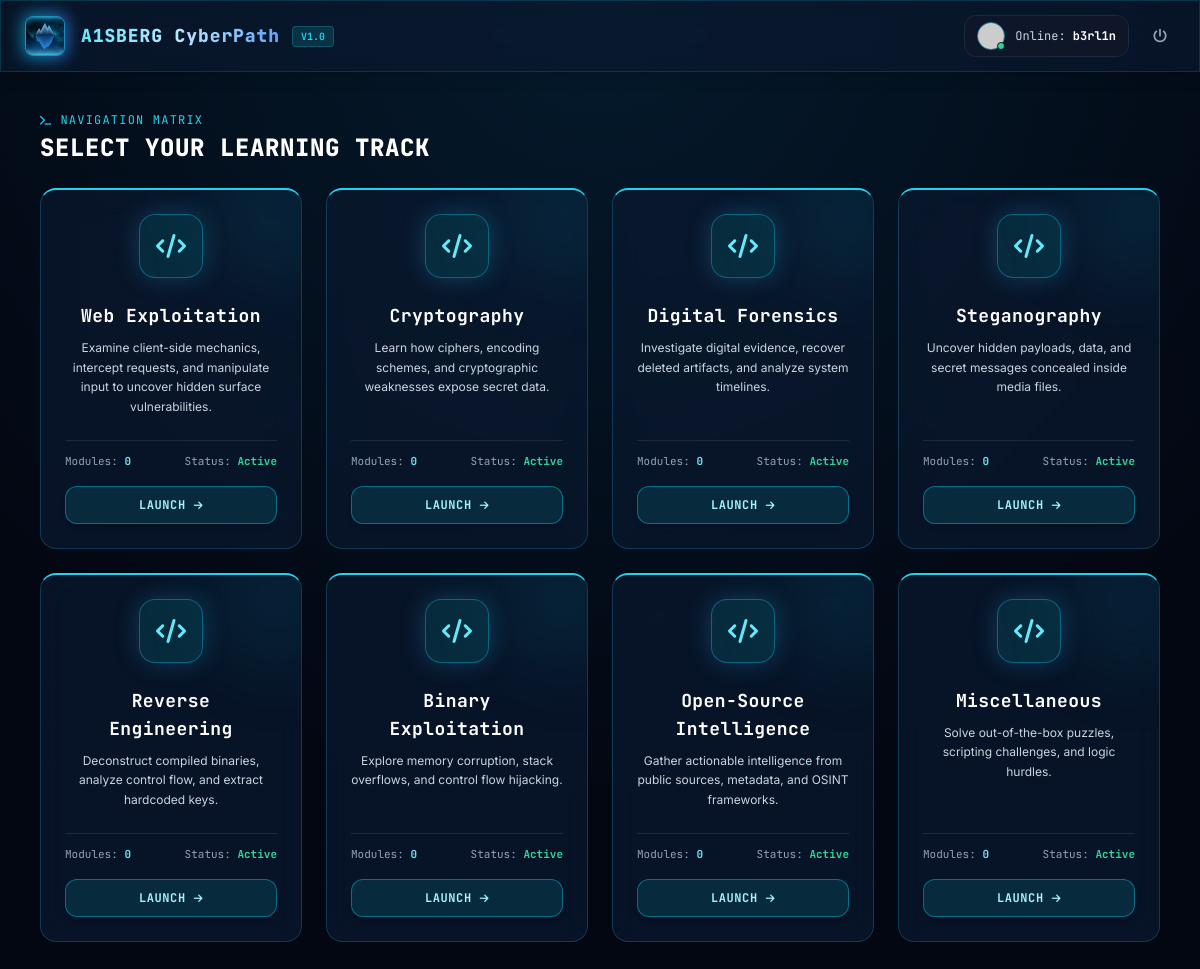
Screenshot of / (signed in) with the database file from the repository.
### app.py (models this page shows)
class Category(db.Model):
    id = db.Column(db.Integer, primary_key=True)
    slug = db.Column(db.String(50), unique=True, nullable=False)
    name = db.Column(db.String(100), nullable=False)
    description = db.Column(db.Text)
    challenges = db.relationship('Challenge', backref='category', lazy=True)

### app.py (the view)
@app.route('/')
@login_required
def home():
    categories = Category.query.all()
    return render_template('index.html', categories=categories)

### app.py (called while the page is built)
def login_required(f):
    @wraps(f)
    def decorated_function(*args, **kwargs):
        if 'user_id' not in session:
            return redirect(url_for('login'))
        request.user_id = session['user_id']
        return f(*args, **kwargs)
    return decorated_function

### templates/index.html (shortened to what this page needs)
<!DOCTYPE html>
<html lang="en" class="h-full">
<head>
    <script src="https://cdn.tailwindcss.com"></script>
    <link rel="stylesheet" href="https://cdnjs.cloudflare.com/ajax/libs/font-awesome/6.4.0/css/all.min.css">
</head>
<body class="h-full flex flex-col font-sans antialiased overflow-x-hidden selection:bg-cyan-500 selection:text-black">
    <header class="glass-card border-b border-cyan-500/20 px-6 py-3.5 flex justify-between items-center shadow-lg">
        <div class="flex items-center gap-4">
            <div class="relative">
                <img src="{{ url_for('static', filename='profile.jpg') }}"
                    alt="A1SBERG Logo"
                    class="relative h-10 w-10 object-cover rounded-lg border border-cyan-400/50">
            </div>
            <div class="flex items-center gap-3">
                <h1 class="text-base sm:text-lg font-extrabold tracking-wider font-mono text-cyan-300"
                    style="background: linear-gradient(to right, #67e8f9, #bae6fd, #60a5fa);
                        -webkit-background-clip: text;
                        background-clip: text;
                        -webkit-text-fill-color: transparent;">
                    A1SBERG CyberPath
                </h1>
                <span class="text-[10px] uppercase font-mono px-2 py-0.5 rounded bg-cyan-950 text-cyan-400 border border-cyan-800/80 font-semibold">v1.0</span>
            </div>
        </div>
        <div class="flex items-center gap-4">
            <div class="hidden md:flex items-center gap-2.5 bg-slate-900/90 px-3 py-1.5 rounded-xl border border-slate-800 text-xs font-mono">
                <div class="relative">
                    <img src="https://placehold.co/32x32/0a192f/38bdf8?text=A1S"
                        alt="Avatar"
                        class="w-7 h-7 rounded-full border border-cyan-400/60 object-cover">
                    <span class="absolute bottom-0 right-0 w-2 h-2 rounded-full bg-emerald-400 border border-slate-900 pulse-cyan"></span>
                </div>
                <span class="text-slate-300">Online: <strong class="text-white">{{ session.username if session.username else 'Operative' }}</strong></span>
            </div>
            <a href="/logout" title="Disconnect Session" class="text-slate-400 hover:text-cyan-400 transition-colors p-2 text-xs font-mono">
                <i class="fa-solid fa-power-off text-sm"></i>
            </a>
        </div>
    </header>
    <div class="flex flex-1 overflow-hidden">
        <main class="flex-1 overflow-y-auto p-6 lg:p-10 space-y-6">
            <div>
                <h3 class="text-xs font-mono uppercase tracking-widest text-cyan-400 mb-1 flex items-center gap-2">
                    <i class="fa-solid fa-terminal text-[10px]"></i> Navigation Matrix
                </h3>
                <h2 class="text-2xl font-extrabold text-white font-mono tracking-wide">
                    SELECT YOUR LEARNING TRACK
                </h2>
            </div>
            <div class="grid grid-cols-1 sm:grid-cols-2 lg:grid-cols-4 gap-6">
                {% for category in categories %}
                <div class="glass-card glass-card-hover rounded-2xl p-6 flex flex-col justify-between group relative overflow-hidden border-t-2 border-t-cyan-400">
                    <div class="absolute -right-10 -top-10 w-32 h-32 bg-cyan-500/10 rounded-full blur-2xl group-hover:bg-cyan-500/20 transition-all"></div>
                    <div>
                        <div class="flex justify-center mb-6">
                            <div class="w-16 h-16 rounded-2xl bg-cyan-950/80 border border-cyan-700/80 flex items-center justify-center text-cyan-300 shadow-ice-glow group-hover:scale-105 transition-transform">
                                <i class="fa-solid fa-code text-2xl"></i>
                            </div>
                        </div>
                        <h3 class="text-lg font-bold text-white text-center font-mono mb-2 tracking-wide">
                            {{ category.name }}
                        </h3>
                        <p class="text-xs text-slate-300 text-center leading-relaxed mb-6 font-sans">
                            {{ category.description }}
                        </p>
                    </div>
                    <div>
                        <div class="flex justify-between items-center text-[11px] font-mono text-slate-400 border-t border-slate-800 pt-3 mb-4">
                            <span>Modules: <strong class="text-cyan-300">{{ category.challenges|length }}</strong></span>
                            <span>Status: <strong class="text-emerald-400">Active</strong></span>
                        </div>
                        <a href="{{ url_for('category_page', slug=category.slug) }}"
                        class="w-full bg-cyan-950/80 hover:bg-cyan-600 text-cyan-200 hover:text-white font-mono font-bold py-2.5 rounded-xl border border-cyan-500/50 transition-all shadow-md text-xs tracking-wider uppercase flex items-center justify-center gap-2 group cursor-pointer">
                            <span>LAUNCH</span>
                            <i class="fa-solid fa-arrow-right text-[10px] group-hover:translate-x-1 transition-transform"></i>
                        </a>
                    </div>
                </div>
                {% endfor %}
            </div>
        </main>
    </div>
</body>
</html>

### templates/index.html (style rules this page uses)
body { background-color: #030712; background-image: radial-gradient(circle at 50% 0%, rgba(14, 165, 233, 0.12), transparent 70%), linear-gradient(to bottom, rgba(3, 7, 18, 0.9), rgba(3, 7, 18, 0.98)), linear-gradient(rgba(56, 189, 248, 0.02) 1px, transparent 1px), linear-gradient(90deg, rgba(56, 189, 248, 0.02) 1px, transparent 1px); background-size: 100% 100%, 100% 100%, 40px 40px, 40px 40px; color: #f1f5f9; }
.glass-card { background: rgba(10, 25, 47, 0.70); backdrop-filter: blur(14px); -webkit-backdrop-filter: blur(14px); border: 1px solid rgba(56, 189, 248, 0.22); }
.glass-card-hover { transition: all 0.3s cubic-bezier(0.4, 0, 0.2, 1); }
.pulse-cyan { box-shadow: 0 0 0 0 rgba(56, 189, 248, 0.7); animation: pulse-cyan 2s infinite; }

### rows the page displays
Category: name "Web Exploitation", description "Examine client-side mechanics, intercept requests, and manipulate input to uncover hidden surface vulnerabilities.", challenges|length "0"
Category: name "Cryptography", description "Learn how ciphers, encoding schemes, and cryptographic weaknesses expose secret data.", challenges|length "0"
Category: name "Digital Forensics", description "Investigate digital evidence, recover deleted artifacts, and analyze system timelines.", challenges|length "0"
Category: name "Steganography", description "Uncover hidden payloads, data, and secret messages concealed inside media files.", challenges|length "0"
Category: name "Reverse Engineering", description "Deconstruct compiled binaries, analyze control flow, and extract hardcoded keys.", challenges|length "0"
Category: name "Binary Exploitation", description "Explore memory corruption, stack overflows, and control flow hijacking.", challenges|length "0"
Category: name "Open-Source Intelligence", description "Gather actionable intelligence from public sources, metadata, and OSINT frameworks.", challenges|length "0"
Category: name "Miscellaneous", description "Solve out-of-the-box puzzles, scripting challenges, and logic hurdles.", challenges|length "0"

### other values shown
{{ session.username if session.username else 'Operative' }} "b3rl1n"
